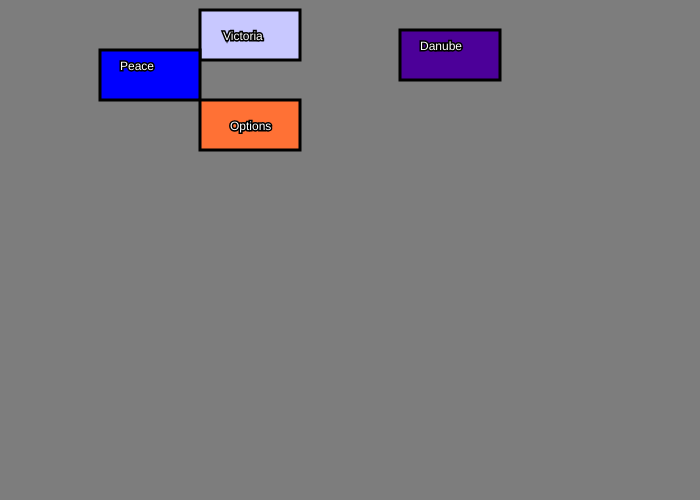
Frame 1 (no input)
Frame 60 (no input): identical to frame 1, image omitted
Frame 120 (the mouse pressed at the canvas centre since frame 60): identical to frame 1, image omitted

The p5.js sketch that drew this single still picture (run headless with seeded random() and noise() and a simulated clock; from frame 60 on, the mouse is pressed at the canvas centre):

// p5.js sketch
// ── sketch.js
var button2X;
var button2Y;

function setup()
{
  createCanvas(700,500);
  button2X = 200;
  button2Y = 100;

  
}

function draw()
{
	background(125,125,125)


	// Example 1: easy to understand - Start

	if (mouseX > 200 && mouseX < 200 + 100 && mouseY > 10 && mouseY < 10+50)
	{
		fill(255,200,0);
		stroke(0,0,0);
		strokeWeight(3);
		rect(200,10,100,50);
		
		fill(255,255,255);
		stroke(0,0,0);
		textSize(12);
		text("Shanghai",223,40)


		if (mouseIsPressed == true)
		{
			fill(47,247,114);
			stroke(0,0,0);
			strokeWeight(3);
			rect(200,10,100,50);

			fill(230,83,134);
			stroke(0,0,0);
			textSize(12);
			text("Academy",223,40)


		}
	}
	else
	{
		fill(200,200,255);
		stroke(0,0,0);
		strokeWeight(3);
		rect(200,10,100,50);		


		fill(255,255,255);
		stroke(0,0,0);
		textSize(12);
		text("Victoria",223,40);
	}

	// Example 1: easy to understand - End


	if(mouseX > 400 && mouseX < 400+100 && mouseY > 30 && mouseY < 30+50)
	{
		fill(102,204,0);
		stroke(0,0,0);
		strokeWeight(3);
		rect(400,30,100,50)

		fill(255,255,255);
		stroke(0,0,0);
		textSize(12);
		text("Amazon",420,50)

		if(mouseIsPressed == true)
		{
			fill(204,0,0);
			stroke(0,0,0);
			strokeWeight(3);
			rect(400,30,100,50);

			fill(255,255,255);
			stroke(0,0,0);
			textSize(12);
			text("Nile",420,50)
		}
	}
	else
	{
		fill(76,0,153);
		stroke(0,0,0);
		strokeWeight(3);
		rect(400,30,100,50);

		fill(255,255,255);
		stroke(0,0,0);
		textSize(12);
		text("Danube",420,50)
	}

if(mouseX > 100 && mouseX < 100+100 && mouseY > 50 && mouseY < 50+50)
	{ 
		fill(255,0,0);
		stroke(0,0,0);
		strokeWeight(3);
		rect(100,50,100,50)

		fill(255,255,255);
		stroke(0,0,0);
		textSize(12);
		text("Joy",120,70)

		if(mouseIsPressed == true)
		{
			fill(255,50,150);
			stroke(0,0,0);
			strokeWeight(3);
			rect(100,50,100,50)

			fill(255,255,255);
			stroke(0,0,0);
			textSize(12);
			text("Virtue",120,70)
		}
	}
	else
	{
		fill(0,0,255);
		stroke(0,0,0);
		strokeWeight(3);
		rect(100,50,100,50)

		fill(255,255,255);
		stroke(0,0,0);
		textSize(12);
		text("Peace",120,70)
	}


	// Example 2: less code but harder to understand - Start

	strokeWeight(3);

	if (mouseX > button2X && mouseX < button2X + 100 && mouseY > button2Y && mouseY < button2Y+50)
	{
		fill(248,89,255);
		if (mouseIsPressed)
		{
			fill(47,247,114);
		}

		rect(button2X,button2Y,100,50);
		textSize(16);
		fill(255,255,255);
		stroke(0,0,0);
		text("Options",button2X+30-5,button2Y+30+2);
	}
	else
	{
		fill(255,113,53);
		rect(button2X,button2Y,100,50);
		textSize(12);
		fill(255,255,255);
		stroke(0,0,0);
		text("Options",button2X+30,button2Y+30);
	}


	// Example 2: less code but harder to understand - End


}
